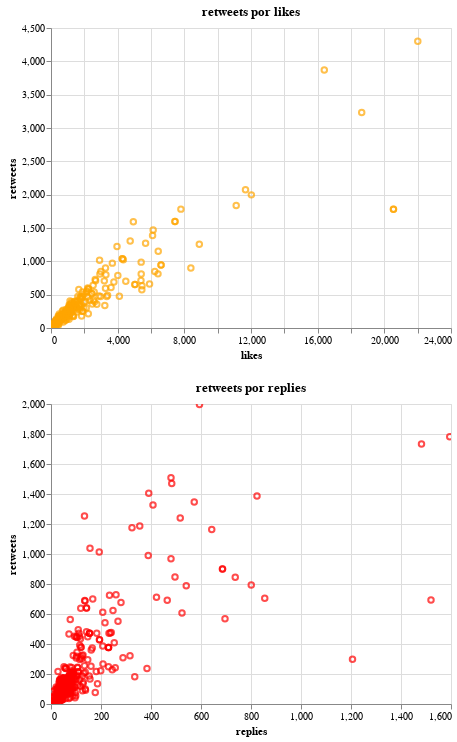

Write notebook code for a chart like this one.
### Code cell
chart = (likes&replies)
chart

### Figure 1 — Vega-Lite specification as saved in the notebook (floating-point values rounded to 4 significant figures; data arrays with more than 128 entries replaced by an {"elided": "..."} marker saying what was removed)
{"config": {"view": {"continuousWidth": 400, "continuousHeight": 300}}, "vconcat": [{"data": {"name": "data-58ef3feba98d016dad4f77a7f7578f67"}, "mark": {"type": "point", "color": "orange"}, "encoding": {"x": {"type": "quantitative", "field": "likes"}, "y": {"type": "quantitative", "field": "retweets"}}, "selection": {"selector001": {"type": "interval", "bind": "scales", "encodings": ["x", "y"]}}, "title": "retweets por likes"}, {"data": {"name": "data-6dab1c321ab56cc83cfe572d61731cfb"}, "mark": {"type": "point", "color": "red"}, "encoding": {"x": {"type": "quantitative", "field": "replies"}, "y": {"type": "quantitative", "field": "retweets"}}, "selection": {"selector002": {"type": "interval", "bind": "scales", "encodings": ["x", "y"]}}, "title": "retweets por replies"}], "$schema": "https://vega.github.io/schema/vega-lite/v4.8.1.json", "datasets": {"data-58ef3feba98d016dad4f77a7f7578f67": {"elided": "500 records"}, "data-6dab1c321ab56cc83cfe572d61731cfb": {"elided": "500 records"}}}
